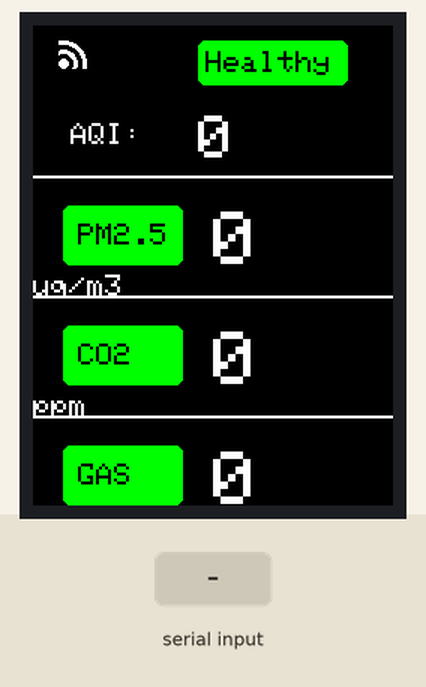
Bench run of a sketch on a simulated Arduino Uno, built with avr-gcc and run on an emulated ATmega328P. Shown: 240×320 colour display. Inputs (shaded band) come from the test bench.

Above: at 1.4 s.
1.5 s: "90,45,200\n" received over Serial
At 4.4 s:
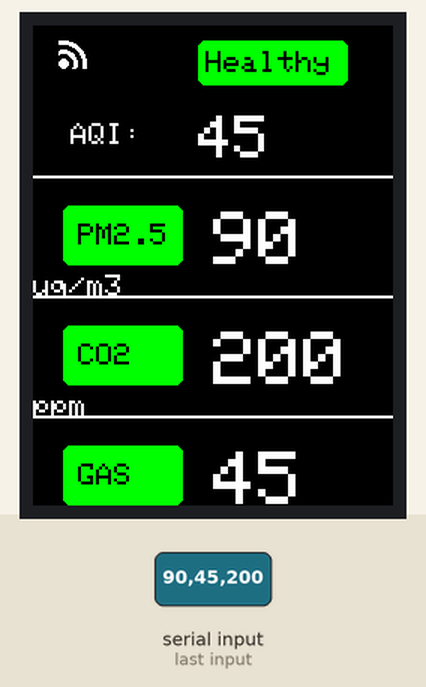
4.5 s: "30,150,10\n" received over Serial
At 7.2 s:
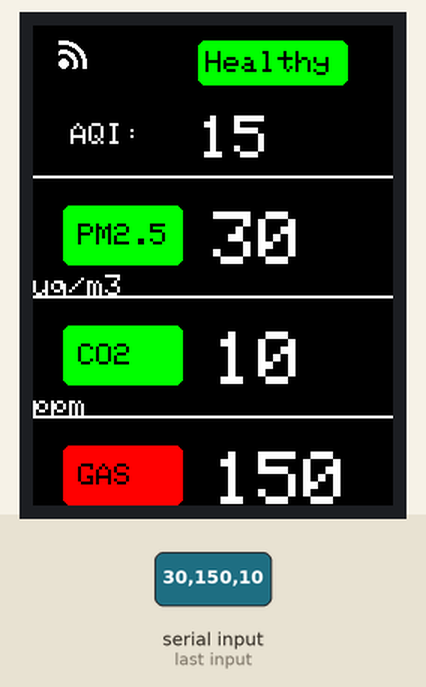
Timing chart, 0 to 8.7 s (numbered marks = the images above; inputs shaded):
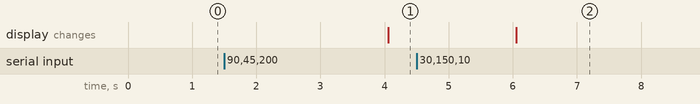

Measured:
- after the input at 1.5 s, the display: changes after 2.6 s (image 1)
- after the input at 4.5 s, the display: changes after 1.6 s (image 2)

The sketch:

Air_Monitor_Display_AVR_V5.ino
```cpp
#include <MCUFRIEND_kbv.h>
#include <Adafruit_GFX.h>

MCUFRIEND_kbv tft;

#define BLACK  0x0000
#define WHITE  0xFFFF
#define GREEN  0x07E0
#define RED    0xF800
#define BLUE   0x001F
#define CYAN   0x07FF
#define YELLOW 0xFFE0
#define ORANGE 0xFD20
#define GRAY   0x8410

int aqi = 0;
int co2Value = 0;
int pm25Value = 0;
int gasValue = 0;
int temperature = 0;
int humidity = 0;

void setup() {
  Serial.begin(9600);
  uint16_t ID = tft.readID();
  if (ID == 0xD3D3) ID = 0x9486;
  tft.begin(ID);
  tft.setRotation(0);  // Portrait mode
  drawUI();
}

void drawText(int x, int y, int size, uint16_t color, const char* text) {
  tft.setTextColor(color);
  tft.setTextSize(size);
  tft.setCursor(x, y);
  tft.print(text);
}

// void drawWiFiIcon(int x, int y) {
//   tft.fillCircle(x, y, 15, WHITE);
//   tft.fillCircle(x, y, 12, BLACK);
//   tft.fillRect(x-15, y - 6, 32, 22, BLACK);
//   tft.fillCircle(x, y+4, 12, WHITE);
//   tft.fillCircle(x, y+4, 9, BLACK);
//   tft.fillRect(x-15, y - 2, 32, 22, BLACK);
//   tft.fillCircle(x, y+2, 3, WHITE);
// }
void drawWiFiIcon(int x, int y) {
  tft.fillCircle(x, y, 15, WHITE);
  tft.fillCircle(x, y, 12, BLACK);
  tft.fillCircle(x, y, 9, WHITE);
  tft.fillCircle(x, y, 6, BLACK);
  tft.fillCircle(x, y, 3, WHITE);
  tft.fillRect(x-35, y-20, 32, 40, BLACK);
  tft.fillRect(x-15, y + 4, 32, 20, BLACK);
}

void drawBatteryIcon(int x, int y) {
  tft.drawRect(x, y, 40, 20, WHITE);
  tft.fillRect(x + 40, y + 5, 5, 10, WHITE);
  tft.fillRect(x + 3, y + 3, 34, 14, GREEN);
  // tft.fillRect(x + 3, y + 3, 18, 14, YELLOW);
  // tft.fillRect(x + 3, y + 3, 8, 14, RED);
}

void drawSensorBox(int x, int y, const char* label, int value, const char* unit, int maxValue) {
  uint16_t color = GREEN;

  // Determine box color based on sensor range
  float percent = (value / (float)maxValue) * 100;
  if (percent > 50) color = YELLOW;
  if (percent > 80) color = RED;

  // Draw the sensor box
  tft.fillRoundRect(x, y, 80, 40, 5, color);
  drawText(x + 10, y + 12, 2, BLACK, label);

  // Clear previous value area
  tft.fillRect(x + 100, y + 4, 180, 40, BLACK);
  drawText(x + 100, y + 4, 5, WHITE, String(value).c_str());
  drawText(x + 230, y + 30, 2, WHITE, unit);
}

void drawThickLine(int y) {
  tft.fillRect(0, y, 320, 2, WHITE);  // Thick line (4px)
}

// Map PM2.5 (0-500 ug/m3) to AQI (0-250)
int mapPM25toAQI(int pm25) {
  return map(pm25, 0, 500, 0, 250);
}

void drawAQIBar() {
  // Calculate AQI based on PM2.5
  aqi = mapPM25toAQI(pm25Value);

  uint16_t aqiColor = GREEN;
  const char* aqiText = "Healthy";

  if (aqi > 150) { aqiColor = YELLOW; aqiText = "Moderate"; }
  if (aqi > 200) { aqiColor = RED; aqiText = "Unhealthy"; }

  // Clear AQI area before updating
  tft.fillRect(20, 45, 300, 50, BLACK);

  tft.setTextSize(2);
  tft.setTextColor(WHITE);
  tft.setCursor(25, 65);
  tft.print("AQI: ");

  tft.setTextSize(4);
  tft.setCursor(110, 60);
  tft.print(aqi);

  // AQI Indicator box
  tft.fillRoundRect(110, 10, 100, 30, 5, aqiColor);
  tft.setTextSize(2);
  tft.setTextColor(BLACK);
  tft.setCursor(115, 17);
  tft.print(aqiText);
}
void drawThermometerIcon(int x, int y) {
  tft.fillCircle(x, y - 30, 5, RED);
  tft.fillCircle(x, y + 20, 15, RED);
  tft.fillRect(x - 5, y - 30, 12, 40, RED);
  tft.fillRect(x, y - 8, 8, 3, WHITE);
  tft.fillRect(x, y - 16, 8, 3, WHITE);
  tft.fillRect(x, y - 24, 8, 3, WHITE);
}

void drawHumidityIcon(int x, int y) {
  tft.fillCircle(x, y + 10, 15, CYAN);
  tft.fillTriangle(x - 16, y + 12, x + 16, y + 12, x, y - 28, CYAN);
  tft.fillCircle(x + 3, y + 10, 5, WHITE);
}

void drawUI() {
  tft.fillScreen(BLACK);

  // Top icons
  drawWiFiIcon(20, 25);
  drawBatteryIcon(260, 10);

  // AQI Bar
  drawAQIBar();
  drawThickLine(100);

  drawSensorBox(20, 120, "PM2.5", pm25Value, "ug/m3", 500);
  drawThickLine(180);

  drawSensorBox(20, 200, "CO2", co2Value, "ppm", 5000);
  drawThickLine(260);

  drawSensorBox(20, 280, "GAS", gasValue, "%", 100);
  drawThickLine(340);

  // Temperature & Humidity (Bottom Section)
  drawThermometerIcon(30, 390);
  drawText(60, 360, 2, WHITE, "TEMP");
  drawText(60, 390, 4, WHITE, (String(temperature) + "C").c_str());

  drawHumidityIcon(200, 400);
  drawText(230, 360, 2, WHITE, "HUMI");
  drawText(230, 390, 4, WHITE, (String(humidity) + "%").c_str());

  drawText(50,450,2,WHITE,"Air Quality Monitor");
}

void updateValues() {
  drawAQIBar();
  drawSensorBox(20, 120, "PM2.5", pm25Value, "ug/m3", 500);
  drawSensorBox(20, 200, "CO2", co2Value, "ppm", 5000);
  drawSensorBox(20, 280, "GAS", gasValue, "%", 100);

  // Clear previous temperature and humidity values
  tft.fillRect(60, 390, 50, 30, BLACK);  // Clear temp area
  tft.fillRect(230, 390, 50, 30, BLACK); // Clear humidity area

  // Update Temperature
  drawText(60, 390, 4, WHITE, (String(temperature) + "C").c_str());

  // Update Humidity
  drawText(230, 390, 4, WHITE, (String(humidity) + "%").c_str());
}


// Read Serial Data
void readSerialData() {
  if (Serial.available()) {
    String incomingData = Serial.readStringUntil('\n');

    int firstComma = incomingData.indexOf(',');
    int secondComma = incomingData.indexOf(',', firstComma + 1);
    int thirdComma = incomingData.indexOf(',', secondComma + 1);
    int fourthComma = incomingData.indexOf(',', thirdComma + 1);

    temperature = incomingData.substring(0, firstComma).toInt();
    humidity = incomingData.substring(firstComma + 1, secondComma).toInt();
    co2Value = incomingData.substring(secondComma + 1, thirdComma).toInt();
    pm25Value = incomingData.substring(thirdComma + 1, fourthComma).toInt();
    gasValue = incomingData.substring(fourthComma + 1).toInt();
  }
}

void loop() {
  static unsigned long lastUpdate = 0;
  if (millis() - lastUpdate > 2000) {
    lastUpdate = millis();
    readSerialData();
    updateValues();
  }
}
```
